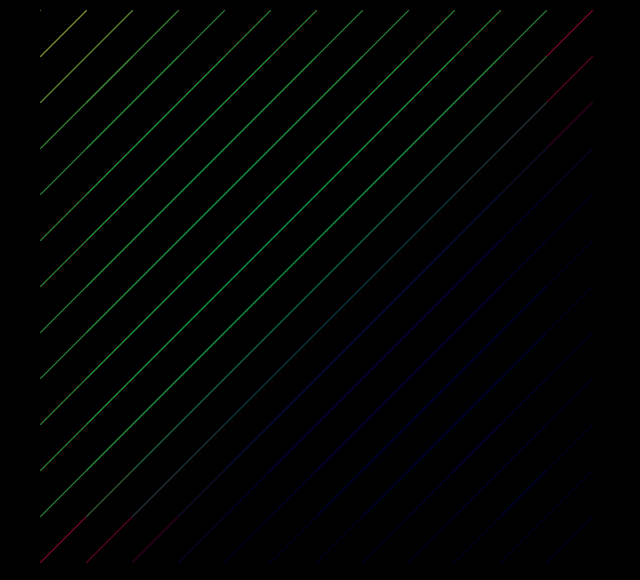
Frame 1 (no input)
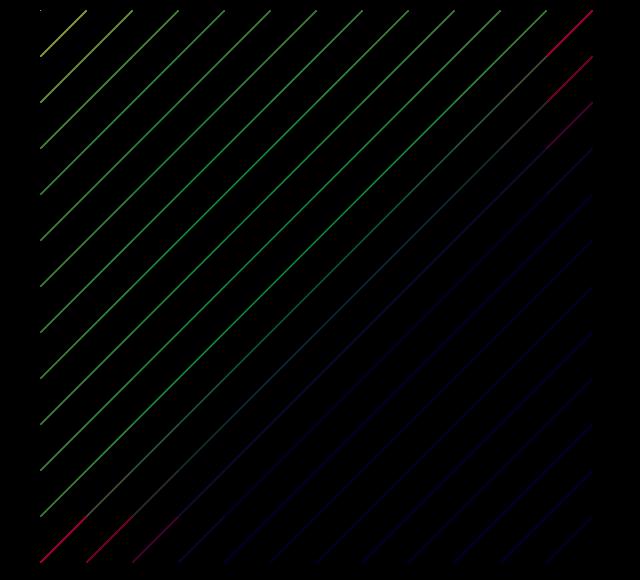
Frame 60 (the mouse pressed at the canvas centre just before this capture)
Frame 120 (the mouse held since frame 60 and released just before this capture): identical to frame 60, image omitted

The Processing sketch that drew these frames (run headless with seeded random() and noise(); from frame 60 on, the mouse is pressed at the canvas centre):

// Processing sketch: sketch_11
// ── sketch_11.pde
/*
  Eleventh Sketch is reference about rainbow
  Name: Colored lines
  Created by : Stéfani Diniz
*/

 int __bg= 0; //min:0 max:255
 int __lineColor1= 155; //min:0 max:255
 int __lineColor2= 156; //min:0 max:255
 int __lineColor3= 0; //min:0 max:255
 int __gap= 46; //min:1 max:300

void setup() {
  size(640, 580);
  background(__bg);
}

void draw() {  
  int margin = 10;
  translate(margin * 4, margin);
  
  for (int y = 0; y < height - __gap; y += __gap) {
    for (int x = 0; x < width - __gap; x += __gap) {
        stroke(__lineColor1 - y, __lineColor2 - x, __lineColor3 + __gap);
        line(x, y, y, x); 
    }
  }  
}
